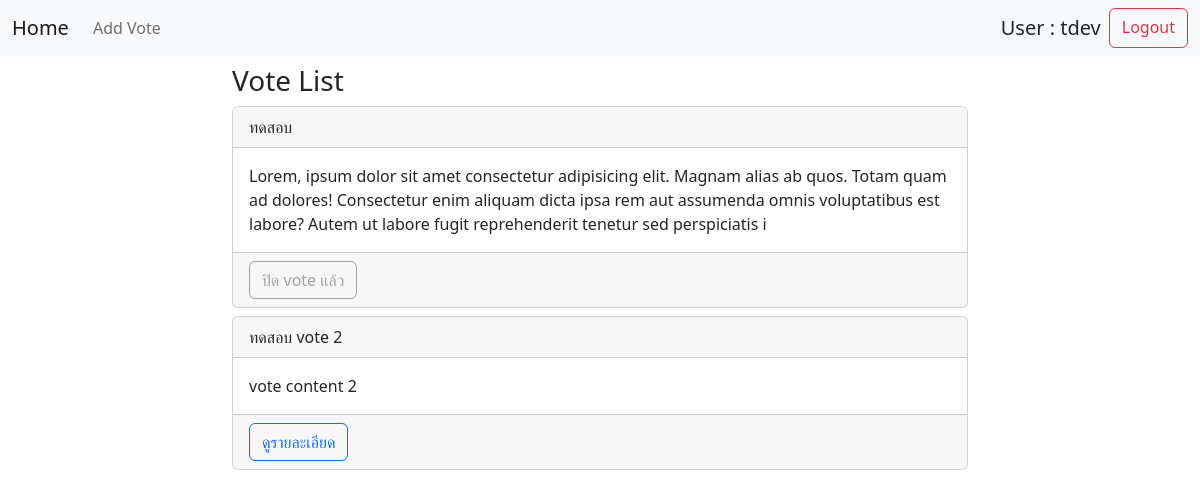
The page /pages/homepage.php (signed in) on the database its author committed.
### tables this page shows
CREATE TABLE `votes` (
  `vm_id` int(10) NOT NULL,
  `vm_name` varchar(1000) NOT NULL,
  `vm_content` varchar(250) NOT NULL,
  `vm_img` varchar(100) DEFAULT NULL,
  `vm_own` int(10) NOT NULL,
  `vm_status` int(1) NOT NULL DEFAULT 1,
  `vm_timestamp` timestamp NOT NULL DEFAULT current_timestamp()
);

### services/functions/vote_manager.php (called while the page is built)
<?php
$query_vote = "SELECT * FROM votes";
$query_vote = mysqli_query($conn, $query_vote);

### pages/homepage.php (the view, shortened to what this page needs)
<?php
include('./../services/connect.php');
require_once('./../services/functions/vote_manager.php');
?>
<!DOCTYPE html>
<html lang="en">
<head>
  <link rel="stylesheet" href="./../bs5/css/bootstrap.min.css">
</head>
<body>
  <?php include('./components/navbar.php') ?>
  <div class="container">
    <div class="row mt-2">
      <div class="col-2"></div>
      <div class="col-8">
        <h3>Vote List</h3>
        <?php while ($vote = mysqli_fetch_assoc($query_vote)) { ?>
          <div class="card mb-2">
            <div class="card-header"> <?= $vote['vm_name'] ?></div>
            <div class="card-body">
              <p class="card-text"><?= $vote['vm_content'] ?></p>
            </div>
            <div class="card-footer">
              <?php if ($vote['vm_status'] != 0) { ?>
                <a href="./votedetail.php?voteid=<?= $vote['vm_id'] ?>"><button class="btn btn-outline-primary">ดูรายละเอียด</button></a>
              <?php } else {  ?>
                <button class="btn btn-outline-secondary" disabled="disabled">ปิด vote แล้ว</button>
              <?php } ?>
            </div>
          </div>
        <?php } ?>
      </div>
      <div class="col-2"></div>
    </div>
  </div>
</body>
</html>

### rows shown on the page
votes: vm_name "ทดสอบ", vm_content "Lorem, ipsum dolor sit amet consectetur adipisicing elit. Magnam alias ab quos. Totam quam ad dolores! Consectetur enim aliquam dicta ipsa rem aut assumenda omnis voluptatibus est labore? Autem ut labore fugit reprehenderit tenetur sed perspiciatis i", vm_status "ปิด vote แล้ว"
votes: vm_name "ทดสอบ vote 2", vm_content "vote content 2"

### other values the page prints
$_SESSION['username'] "tdev"
